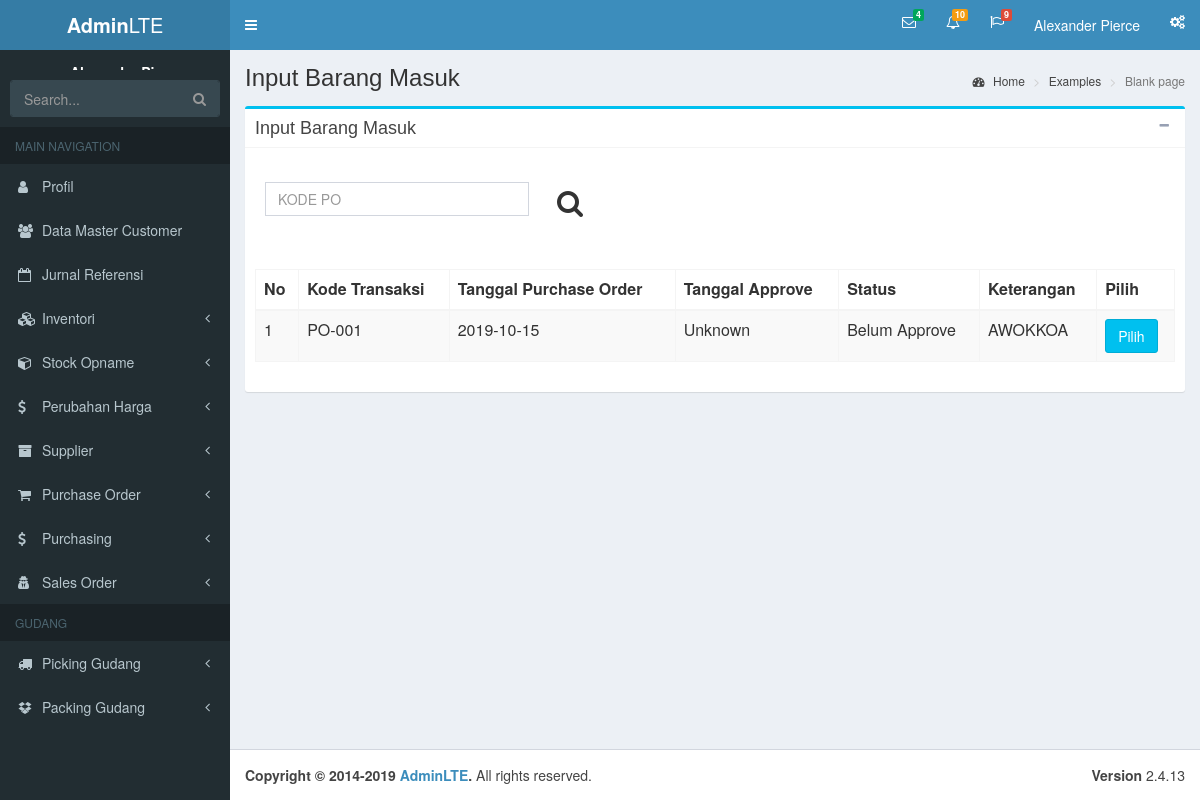
The page /purchasing/input_pu.php on the database as committed earlier.
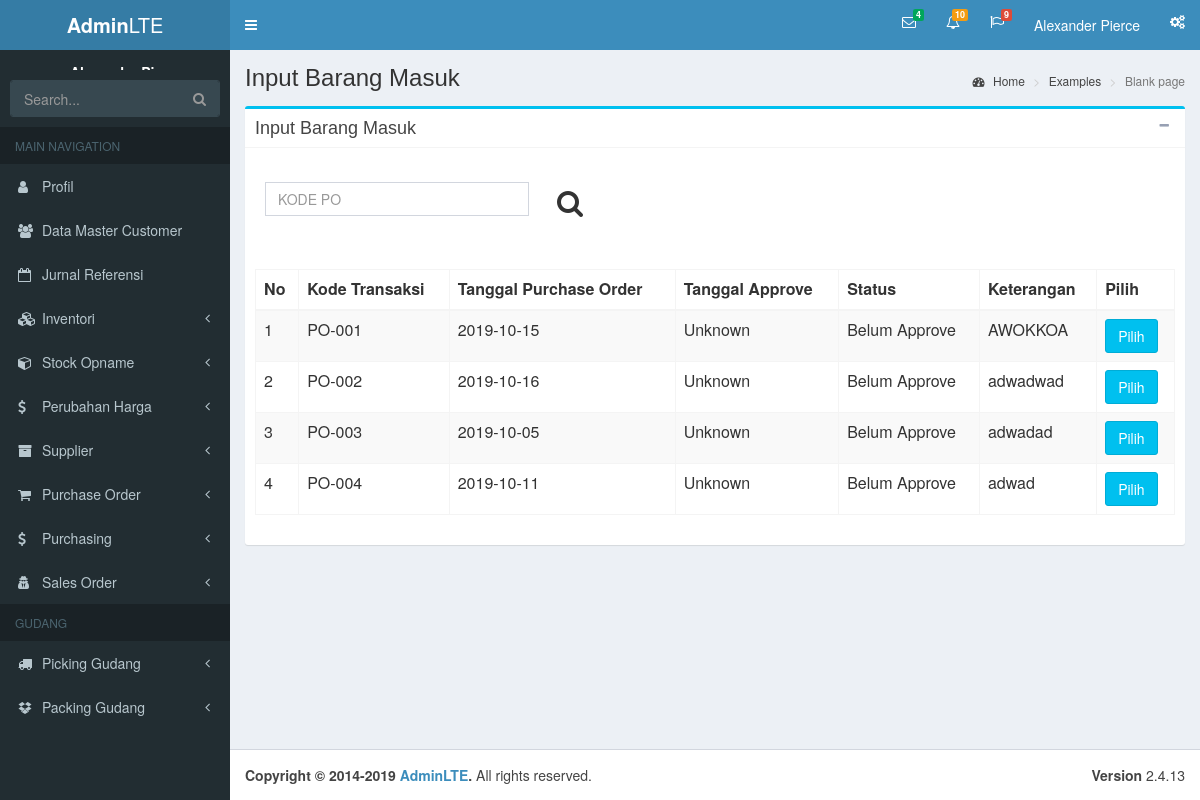
The same page on the database as committed later.
### tables this page shows
CREATE TABLE `purchase_order` (
  `kode` varchar(255) NOT NULL,
  `tanggal` date NOT NULL,
  `tanggal_approve` date DEFAULT NULL,
  `kode_supplier` varchar(255) NOT NULL,
  `nama_supplier` varchar(255) NOT NULL,
  `alamat_supplier` varchar(255) NOT NULL,
  `nama` varchar(255) NOT NULL,
  `alamat` varchar(255) NOT NULL,
  `kota` varchar(255) NOT NULL,
  `kodepos` varchar(255) NOT NULL,
  `telepon` varchar(255) NOT NULL,
  `handphone` varchar(255) NOT NULL,
  `dpp` varchar(255) NOT NULL,
  `tipe_ppn` varchar(2) DEFAULT NULL,
  `tipe_ppn_input` varchar(255) NOT NULL,
  `total_harga` varchar(255) NOT NULL,
  `keterangan` varchar(255) NOT NULL,
  `keterangan_approve` varchar(255) DEFAULT NULL,
  `status` varchar(255) DEFAULT 'Belum Approve',
  `created_at` timestamp NOT NULL DEFAULT current_timestamp(),
  `updated_at` timestamp NULL DEFAULT NULL ON UPDATE current_timestamp()
);

### env.php (called while the page is built, shortened)
<?php
$host = "localhost";
$user = "root";
$password = "";
$dbname = "brasco_pusat";
$conn = mysqli_connect($host, $user, $password, $dbname);
function query($query)
{
  global $conn;
  $result = mysqli_query($conn, $query);
  $rows = [];
  while ($row = mysqli_fetch_assoc($result)) {
    $rows[] = $row;
  }
  return $rows;
}

### purchasing/input_pu.php (the view, shortened to what the changed rows need)
<?php
require '../env.php';
$total = 0;
$query = query("SELECT * FROM purchase_order");
?>
<?php include('../templates/header.php') ?>
<div class="content-wrapper">
    <section class="content-header">
        <h1>
            Input Barang Masuk
        </h1>
    </section>
    <section class="content">
        <div class="box box-info">
            <?php if (isset($accept)) : ?>
                <form action="" method="POST" class="form-horizontal">
                    <div class="box-body">
                        <div class="form">
                            <div class="col-md-6">
                                <div class="box-body">
                                    <div class="form-group">
                                        <input type="text" name="kode_po" readonly value="<?= $query_po['kode'] ?>" class="form-control col-md-7" placeholder="KODE PO" style="width: 60%;">
                                        <i class="fa fa-search text-dark fa-2x col-md-4"></i>
                                    </div>
                                    <div class="form-group">
                                        <input type="text" name="nomor_surat_jalan" class="form-control" placeholder="NOMOR SURAT JALAN" style="width: 80%">
                                    </div>
                                    <div class="form-group">
                                        <input type="text" name="nomor_invoice" class="form-control" placeholder="NOMOR INVOICE" style="width: 80%">
                                    </div>
                                    <div class="form-group">
                                        <div class="col-md-4">
                                            <div class="form-group" style="padding-right: 10px;">
                                                <input type="text" class="form-control" name="kode_supplier" readonly value="<?= $query_po['kode_supplier'] ?>" placeholder="KODE SUPP">
                                            </div>
                                        </div>
                                        <div class="col-md-7">
                                            <div class="form-group">
                                                <input type="text" class="form-control" name="nama_supplier" readonly value="<?= $query_po['nama_supplier'] ?>" placeholder="SUPPLIER">
                                            </div>
                                        </div>
                                    </div>
                                    <div class="form-group">
                                        <textarea class="form-control" rows="3" placeholder="ALAMAT" readonly><?= $query_po['alamat'] ?></textarea>
                                    </div>
                                </div>
                            </div>
                            <div class="col-md-6">
                                <div class="box-body">
                                    <div class="form-group">
                                        <label class="col-md-4 control-label">Diterima oleh</label>
                                        <div class="col-md-8">
                                            <input type="text" name="diterima_oleh" class="form-control" placeholder="DITERIMA OLEH">
                                        </div>
                                    </div>
                                    <div class="form-group">
                                        <label class="col-md-4 control-label">Tanggal Terima</label>
                                        <div class="col-md-8">
                                            <div class="input-group">
                                                <input type="date" required id="formtanggal" name="tanggal_terima" class="form-control">
                                                <div class="input-group-addon">
                                                    <i class="fa fa-calendar"></i>
                                                </div>
                                            </div>
                                        </div>
                                    </div>
                                    <div class="form-group">
                                        <label class="col-md-4 control-label">Tgl Jatuh Tempo</label>
                                        <div class="col-md-8">
                                            <div class="input-group">
                                                <input type="date" required id="formtanggal" name="tanggal_jatuh_tempo" class="form-control">
                                                <div class="input-group-addon">
                                                    <i class="fa fa-calendar"></i>
                                                </div>
                                            </div>
                                        </div>
                                    </div>
                                </div>
                            </div>
                        </div>
                    </div>
                    <div class="box-body">
                        <div class="table-responsive" style="margin-top: 20px">
                            <table id="table_pu" class="table table-bordered table-striped">
                                <thead class="thead-dark" align="center">
                                    <tr class="text-center">
                                        <th>No</th>
                                        <th>Barcode</th>
                                        <th>Nama Item</th>
                                        <th>QTY Order</th>
                                        <th>QTY Terima</th>
                                        <th>Sat</th>
                                        <th>Harga Satuan</th>
                                        <th>Jumlah Harga</th>
                                    </tr>
                                </thead>
                                <tbody align="center" class="text-center">
                                    <?php $i = 1;
                                        foreach ($query_item as $data) :
                                            $id_s = $data['satuan'];
                                            $satuan = query("SELECT * FROM satuan WHERE id = '$id_s'")[0] ?>
                                        <tr class="text-center">
                                            <td><?= $i ?></td>
                                            <td><?= $data['barcode_inventory'] ?></td>
                                            <td><?= $data['nama_inventory'] ?></td>
                                            <td><?= $data['quantity'] ?></td>
                                            <td><input size="1px" type="text" name="quantity_terima_<?= $i ?>"></td>
                                            <td><?= $satuan['satuan'] ?></td>
                                            <td><?= $data['harga_satuan'] ?></td>
                                            <td><?= intval($data['quantity']) * intval($data['harga_satuan']) ?></td>
                                            <input type="hidden" name="barcode_<?= $i ?>" value="<?= $data['barcode_inventory'] ?>">
                                            <input type="hidden" name="nama_inventory_<?= $i ?>" value="<?= $data['nama_inventory'] ?>">
                                            <input type="hidden" name="quantity_order_<?= $i ?>" value="<?= $data['quantity'] ?>">
                                            <input type="hidden" name="satuan_<?= $i ?>" value="<?= $data['satuan'] ?>">
                                            <input type="hidden" name="harga_satuan_<?= $i ?>" value="<?= $data['harga_satuan'] ?>">
                                        </tr> <?php
                                                        $i++;
                                                        $total += intval($data['quantity']);
                                                    endforeach; ?> </tbody>
                            </table>
                        </div>
                        <div class="form-group pull-right">
                            <input type="hidden" name="total_item" value="<?= --$i ?>">
                            <button type="submit" name="submit" class="btn btn-info">Save</button>
                        </div>
                    </div>
                </form>
            <?php else : ?>
                <div class="box-body">
                    <div class="table-responsive">
                        <table class="table table-bordered table-striped ">
                            <thead>
                                <tr>
                                    <th>No</th>
                                    <th>Kode Transaksi</th>
                                    <th>Tanggal Purchase Order</th>
                                    <th>Tanggal Approve</th>
                                    <th>Status</th>
                                    <th>Keterangan</th>
                                    <th>Pilih</th>
                                </tr>
                            </thead>
                            <tbody>
                                <?php $i = 1;
                                    foreach ($query as $data) : extract($data); ?>
                                    <tr>
                                        <td><?= $i ?></td>
                                        <td><?= $kode ?></td>
                                        <td><?= $tanggal ?></td>
                                        <td><?= ($tanggal_approve == '') ? 'Unknown' : $tanggal_approve ?></td>
                                        <td><?= $status ?></td>
                                        <td> <?= ($keterangan !== '') ? $keterangan : $keterangan_approve ?></td>
                                        <td><a href="purchasing/input_pu.php?kode_po=<?= $kode ?>" class="btn btn-info">Pilih</a></td>
                                    </tr>
                                <?php $i++;
                                    endforeach; ?>
                            </tbody>
                        </table>
                    </div>
                </div>
            <?php endif; ?>
        </div>
    </section>
</div>
<?php include('../templates/footer.php') ?>

Rows that differ between the two databases and show on the page:
added purchase_order: kode "PO-002", tanggal "2019-10-16", status "Belum Approve", keterangan "adwadwad"
added purchase_order: kode "PO-003", tanggal "2019-10-05", status "Belum Approve", keterangan "adwadad"
added purchase_order: kode "PO-004", tanggal "2019-10-11", status "Belum Approve", keterangan "adwad"
